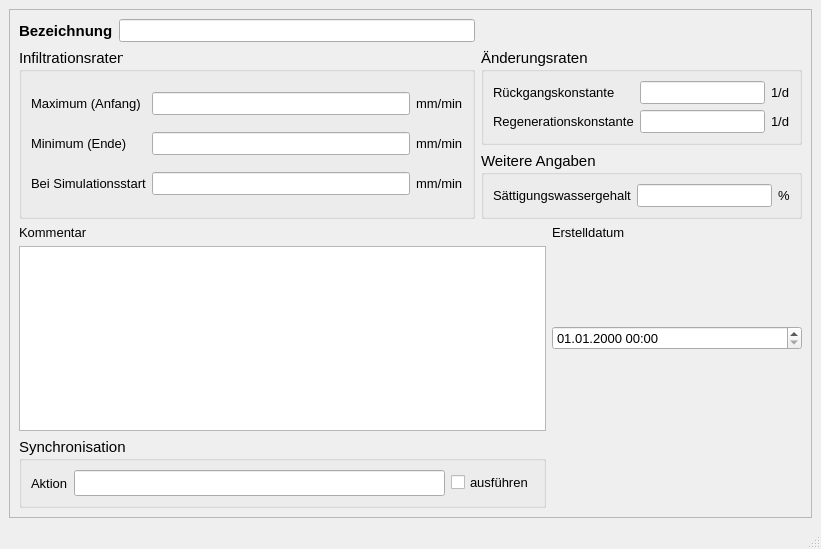
<?xml version="1.0" encoding="UTF-8"?>
<ui version="4.0">
 <class>MainWindow</class>
 <widget class="QMainWindow" name="MainWindow">
  <property name="enabled">
   <bool>true</bool>
  </property>
  <property name="geometry">
   <rect>
    <x>0</x>
    <y>0</y>
    <width>821</width>
    <height>549</height>
   </rect>
  </property>
  <property name="minimumSize">
   <size>
    <width>700</width>
    <height>400</height>
   </size>
  </property>
  <property name="font">
   <font>
    <family>Tahoma</family>
    <pointsize>10</pointsize>
   </font>
  </property>
  <property name="windowTitle">
   <string>Bodenklasse</string>
  </property>
  <widget class="QWidget" name="centralwidget">
   <layout class="QGridLayout" name="gridLayout">
    <item row="0" column="0">
     <widget class="QScrollArea" name="scrollArea">
      <property name="widgetResizable">
       <bool>true</bool>
      </property>
      <widget class="QWidget" name="scrollAreaWidgetContents">
       <property name="geometry">
        <rect>
         <x>0</x>
         <y>0</y>
         <width>797</width>
         <height>472</height>
        </rect>
       </property>
       <layout class="QGridLayout" name="gridLayout_2">
        <item row="0" column="0">
         <widget class="QLabel" name="label">
          <property name="font">
           <font>
            <family>Tahoma</family>
            <pointsize>11</pointsize>
            <weight>75</weight>
            <bold>true</bold>
           </font>
          </property>
          <property name="text">
           <string>Bezeichnung</string>
          </property>
         </widget>
        </item>
        <item row="0" column="1">
         <widget class="QLineEdit" name="bknam">
          <property name="toolTip">
           <string>Eindeutige Bezeichnung</string>
          </property>
          <property name="statusTip">
           <string>Eindeutige Bezeichnung</string>
          </property>
         </widget>
        </item>
        <item row="1" column="0" rowspan="2" colspan="2">
         <widget class="QGroupBox" name="groupBox_3">
          <property name="font">
           <font>
            <family>Tahoma</family>
            <pointsize>11</pointsize>
           </font>
          </property>
          <property name="title">
           <string>Infiltrationsraten</string>
          </property>
          <layout class="QGridLayout" name="gridLayout_3">
           <item row="0" column="0">
            <widget class="QLabel" name="label_4">
             <property name="font">
              <font>
               <family>Tahoma</family>
               <pointsize>10</pointsize>
              </font>
             </property>
             <property name="text">
              <string>Maximum (Anfang)</string>
             </property>
            </widget>
           </item>
           <item row="0" column="1">
            <widget class="QLineEdit" name="infiltrationsrateanfang">
             <property name="font">
              <font>
               <family>Tahoma</family>
               <pointsize>10</pointsize>
              </font>
             </property>
             <property name="toolTip">
              <string>&lt;html&gt;&lt;head/&gt;&lt;body&gt;&lt;p&gt;Anfangsinfiltrationsrate (Infiltrationsrate am Anfang der Muldenauffüllphase)&lt;/p&gt;&lt;/body&gt;&lt;/html&gt;</string>
             </property>
             <property name="statusTip">
              <string>Anfangsinfiltrationsrate (Infiltrationsrate am Anfang der Muldenauffüllphase)</string>
             </property>
            </widget>
           </item>
           <item row="0" column="2">
            <widget class="QLabel" name="label_10">
             <property name="font">
              <font>
               <family>Tahoma</family>
               <pointsize>10</pointsize>
              </font>
             </property>
             <property name="text">
              <string>mm/min</string>
             </property>
            </widget>
           </item>
           <item row="1" column="0">
            <widget class="QLabel" name="label_5">
             <property name="font">
              <font>
               <family>Tahoma</family>
               <pointsize>10</pointsize>
              </font>
             </property>
             <property name="text">
              <string>Minimum (Ende)</string>
             </property>
            </widget>
           </item>
           <item row="1" column="1">
            <widget class="QLineEdit" name="infiltrationsrateende">
             <property name="font">
              <font>
               <family>Tahoma</family>
               <pointsize>10</pointsize>
              </font>
             </property>
             <property name="toolTip">
              <string>&lt;html&gt;&lt;head/&gt;&lt;body&gt;&lt;p&gt;Endinfiltrationsrate (Infiltrationsrate am Ende der Muldenauffüllphase)&lt;/p&gt;&lt;/body&gt;&lt;/html&gt;</string>
             </property>
             <property name="statusTip">
              <string>Endinfiltrationsrate (Infiltrationsrate am Ende der Muldenauffüllphase)</string>
             </property>
            </widget>
           </item>
           <item row="1" column="2">
            <widget class="QLabel" name="label_11">
             <property name="font">
              <font>
               <family>Tahoma</family>
               <pointsize>10</pointsize>
              </font>
             </property>
             <property name="text">
              <string>mm/min</string>
             </property>
            </widget>
           </item>
           <item row="2" column="0">
            <widget class="QLabel" name="label_6">
             <property name="font">
              <font>
               <family>Tahoma</family>
               <pointsize>10</pointsize>
              </font>
             </property>
             <property name="text">
              <string>Bei Simulationsstart</string>
             </property>
            </widget>
           </item>
           <item row="2" column="1">
            <widget class="QLineEdit" name="infiltrationsratestart">
             <property name="font">
              <font>
               <family>Tahoma</family>
               <pointsize>10</pointsize>
              </font>
             </property>
             <property name="toolTip">
              <string>&lt;html&gt;&lt;head/&gt;&lt;body&gt;&lt;p&gt;Startwert der Infiltrationsrate&lt;/p&gt;&lt;/body&gt;&lt;/html&gt;</string>
             </property>
             <property name="statusTip">
              <string>Startwert der Infiltrationsrate</string>
             </property>
            </widget>
           </item>
           <item row="2" column="2">
            <widget class="QLabel" name="label_8">
             <property name="font">
              <font>
               <family>Tahoma</family>
               <pointsize>10</pointsize>
              </font>
             </property>
             <property name="text">
              <string>mm/min</string>
             </property>
            </widget>
           </item>
          </layout>
         </widget>
        </item>
        <item row="1" column="2" colspan="2">
         <widget class="QGroupBox" name="groupBox_4">
          <property name="font">
           <font>
            <family>Tahoma</family>
            <pointsize>11</pointsize>
           </font>
          </property>
          <property name="title">
           <string>Änderungsraten</string>
          </property>
          <layout class="QGridLayout" name="gridLayout_4">
           <item row="0" column="0">
            <widget class="QLabel" name="label_20">
             <property name="font">
              <font>
               <family>Tahoma</family>
               <pointsize>10</pointsize>
              </font>
             </property>
             <property name="text">
              <string>Rückgangskonstante</string>
             </property>
            </widget>
           </item>
           <item row="0" column="1">
            <widget class="QLineEdit" name="rueckgangskonstante">
             <property name="font">
              <font>
               <family>Tahoma</family>
               <pointsize>10</pointsize>
              </font>
             </property>
             <property name="toolTip">
              <string>&lt;html&gt;&lt;head/&gt;&lt;body&gt;&lt;p&gt;Rückgangskonstante&lt;/p&gt;&lt;/body&gt;&lt;/html&gt;</string>
             </property>
             <property name="statusTip">
              <string>Rückgangskonstante</string>
             </property>
            </widget>
           </item>
           <item row="0" column="2">
            <widget class="QLabel" name="label_9">
             <property name="font">
              <font>
               <family>Tahoma</family>
               <pointsize>10</pointsize>
              </font>
             </property>
             <property name="text">
              <string>1/d</string>
             </property>
            </widget>
           </item>
           <item row="1" column="0">
            <widget class="QLabel" name="label_21">
             <property name="font">
              <font>
               <family>Tahoma</family>
               <pointsize>10</pointsize>
              </font>
             </property>
             <property name="text">
              <string>Regenerationskonstante</string>
             </property>
            </widget>
           </item>
           <item row="1" column="1">
            <widget class="QLineEdit" name="regenerationskonstante">
             <property name="font">
              <font>
               <family>Tahoma</family>
               <pointsize>10</pointsize>
              </font>
             </property>
             <property name="toolTip">
              <string>&lt;html&gt;&lt;head/&gt;&lt;body&gt;&lt;p&gt;Regenerationskonstante&lt;/p&gt;&lt;/body&gt;&lt;/html&gt;</string>
             </property>
             <property name="statusTip">
              <string>Regenerationskonstante</string>
             </property>
            </widget>
           </item>
           <item row="1" column="2">
            <widget class="QLabel" name="label_12">
             <property name="font">
              <font>
               <family>Tahoma</family>
               <pointsize>10</pointsize>
              </font>
             </property>
             <property name="text">
              <string>1/d</string>
             </property>
            </widget>
           </item>
          </layout>
         </widget>
        </item>
        <item row="2" column="2" colspan="2">
         <widget class="QGroupBox" name="groupBox_5">
          <property name="font">
           <font>
            <family>Tahoma</family>
            <pointsize>11</pointsize>
           </font>
          </property>
          <property name="title">
           <string>Weitere Angaben</string>
          </property>
          <layout class="QGridLayout" name="gridLayout_5">
           <item row="0" column="0">
            <widget class="QLabel" name="label_22">
             <property name="font">
              <font>
               <family>Tahoma</family>
               <pointsize>10</pointsize>
              </font>
             </property>
             <property name="text">
              <string>Sättigungswassergehalt</string>
             </property>
            </widget>
           </item>
           <item row="0" column="1">
            <widget class="QLineEdit" name="saettigungswassergehalt">
             <property name="font">
              <font>
               <family>Tahoma</family>
               <pointsize>10</pointsize>
              </font>
             </property>
             <property name="toolTip">
              <string>&lt;html&gt;&lt;head/&gt;&lt;body&gt;&lt;p&gt;Sättigungswassergehalt&lt;/p&gt;&lt;/body&gt;&lt;/html&gt;</string>
             </property>
             <property name="statusTip">
              <string>Sättigungswassergehalt</string>
             </property>
            </widget>
           </item>
           <item row="0" column="2">
            <widget class="QLabel" name="label_13">
             <property name="font">
              <font>
               <family>Tahoma</family>
               <pointsize>10</pointsize>
              </font>
             </property>
             <property name="text">
              <string>%</string>
             </property>
            </widget>
           </item>
          </layout>
         </widget>
        </item>
        <item row="3" column="0">
         <widget class="QLabel" name="label_14">
          <property name="text">
           <string>Kommentar</string>
          </property>
         </widget>
        </item>
        <item row="3" column="3">
         <widget class="QLabel" name="label_70">
          <property name="font">
           <font>
            <family>Tahoma</family>
            <pointsize>10</pointsize>
           </font>
          </property>
          <property name="text">
           <string>Erstelldatum</string>
          </property>
         </widget>
        </item>
        <item row="4" column="0" colspan="3">
         <widget class="QTextEdit" name="kommentar">
          <property name="minimumSize">
           <size>
            <width>510</width>
            <height>70</height>
           </size>
          </property>
          <property name="toolTip">
           <string>&lt;html&gt;&lt;head/&gt;&lt;body&gt;&lt;p&gt;Platz für zusätzliche Kommentare.&lt;/p&gt;&lt;/body&gt;&lt;/html&gt;</string>
          </property>
          <property name="statusTip">
           <string>Platz für zusätzliche Kommentare.</string>
          </property>
         </widget>
        </item>
        <item row="4" column="3">
         <widget class="QgsDateTimeEdit" name="createdat">
          <property name="minimumSize">
           <size>
            <width>250</width>
            <height>0</height>
           </size>
          </property>
          <property name="font">
           <font>
            <family>Tahoma</family>
            <pointsize>10</pointsize>
           </font>
          </property>
          <property name="currentSection">
           <enum>QDateTimeEdit::DaySection</enum>
          </property>
          <property name="displayFormat">
           <string>dd.MM.yyyy HH:mm</string>
          </property>
         </widget>
        </item>
        <item row="5" column="0" colspan="3">
         <widget class="QGroupBox" name="groupBox_sync">
          <property name="font">
           <font>
            <family>Tahoma</family>
            <pointsize>11</pointsize>
           </font>
          </property>
          <property name="title">
           <string>Synchronisation</string>
          </property>
          <layout class="QGridLayout" name="gridLayout_6">
           <item row="0" column="0">
            <widget class="QLabel" name="label_19">
             <property name="font">
              <font>
               <family>Tahoma</family>
               <pointsize>10</pointsize>
              </font>
             </property>
             <property name="text">
              <string>Aktion</string>
             </property>
            </widget>
           </item>
           <item row="0" column="1">
            <widget class="QLineEdit" name="aktion">
             <property name="toolTip">
              <string>&lt;html&gt;&lt;head/&gt;&lt;body&gt;&lt;p&gt;Maßnahme zur Synchronisation&lt;/p&gt;&lt;/body&gt;&lt;/html&gt;</string>
             </property>
             <property name="statusTip">
              <string>Maßnahme zur Synchronisation</string>
             </property>
            </widget>
           </item>
           <item row="0" column="2">
            <widget class="QCheckBox" name="status">
             <property name="font">
              <font>
               <family>Tahoma</family>
               <pointsize>10</pointsize>
              </font>
             </property>
             <property name="toolTip">
              <string>Synchronisation aktivieren</string>
             </property>
             <property name="statusTip">
              <string>Synchronisation aktivieren</string>
             </property>
             <property name="text">
              <string>ausführen</string>
             </property>
            </widget>
           </item>
          </layout>
         </widget>
        </item>
       </layout>
      </widget>
     </widget>
    </item>
   </layout>
  </widget>
  <widget class="QMenuBar" name="menubar">
   <property name="geometry">
    <rect>
     <x>0</x>
     <y>0</y>
     <width>821</width>
     <height>27</height>
    </rect>
   </property>
  </widget>
  <widget class="QStatusBar" name="statusbar"/>
 </widget>
 <customwidgets>
  <customwidget>
   <class>QgsDateTimeEdit</class>
   <extends>QDateTimeEdit</extends>
   <header>qgsdatetimeedit.h</header>
  </customwidget>
 </customwidgets>
 <tabstops>
  <tabstop>bknam</tabstop>
  <tabstop>infiltrationsrateanfang</tabstop>
  <tabstop>infiltrationsrateende</tabstop>
  <tabstop>infiltrationsratestart</tabstop>
  <tabstop>kommentar</tabstop>
 </tabstops>
 <resources/>
 <connections/>
</ui>
